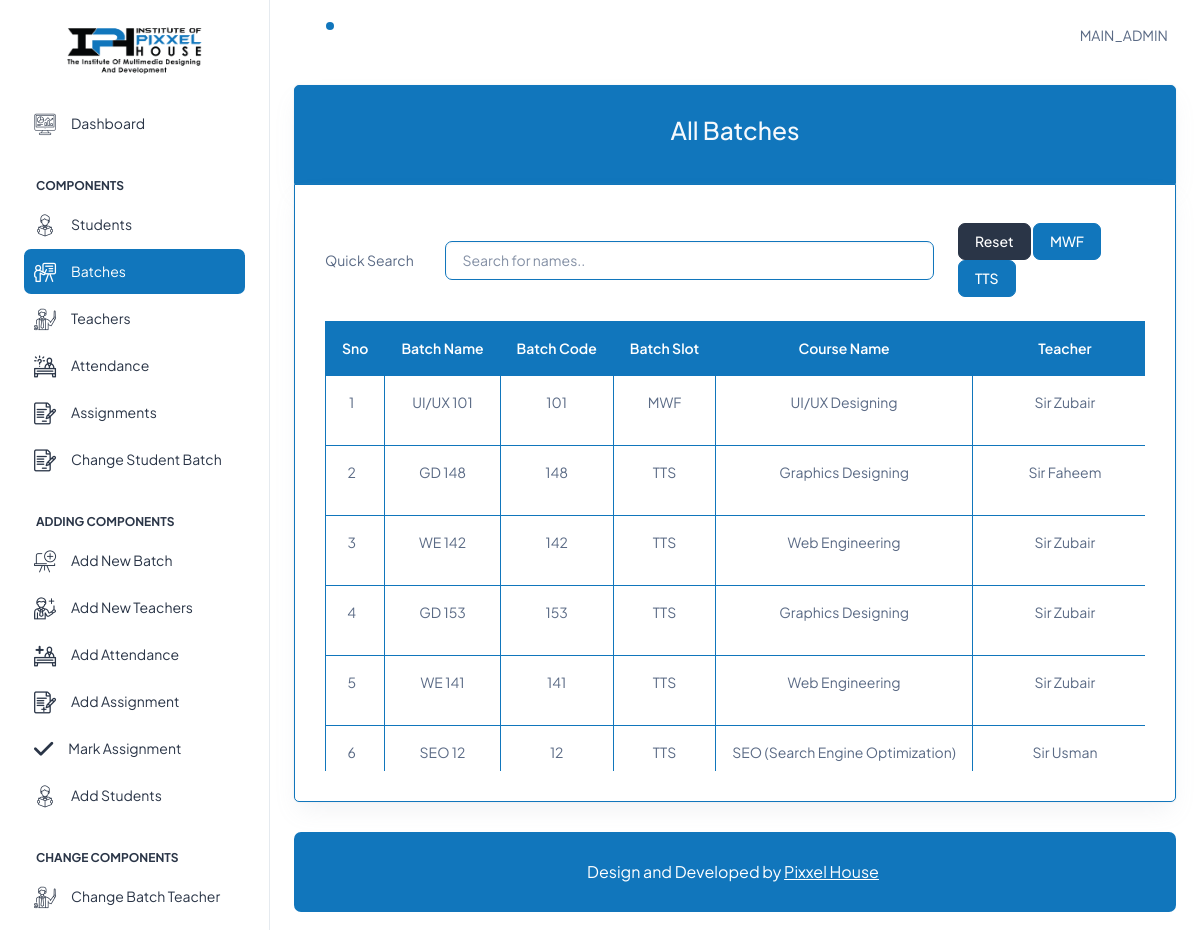
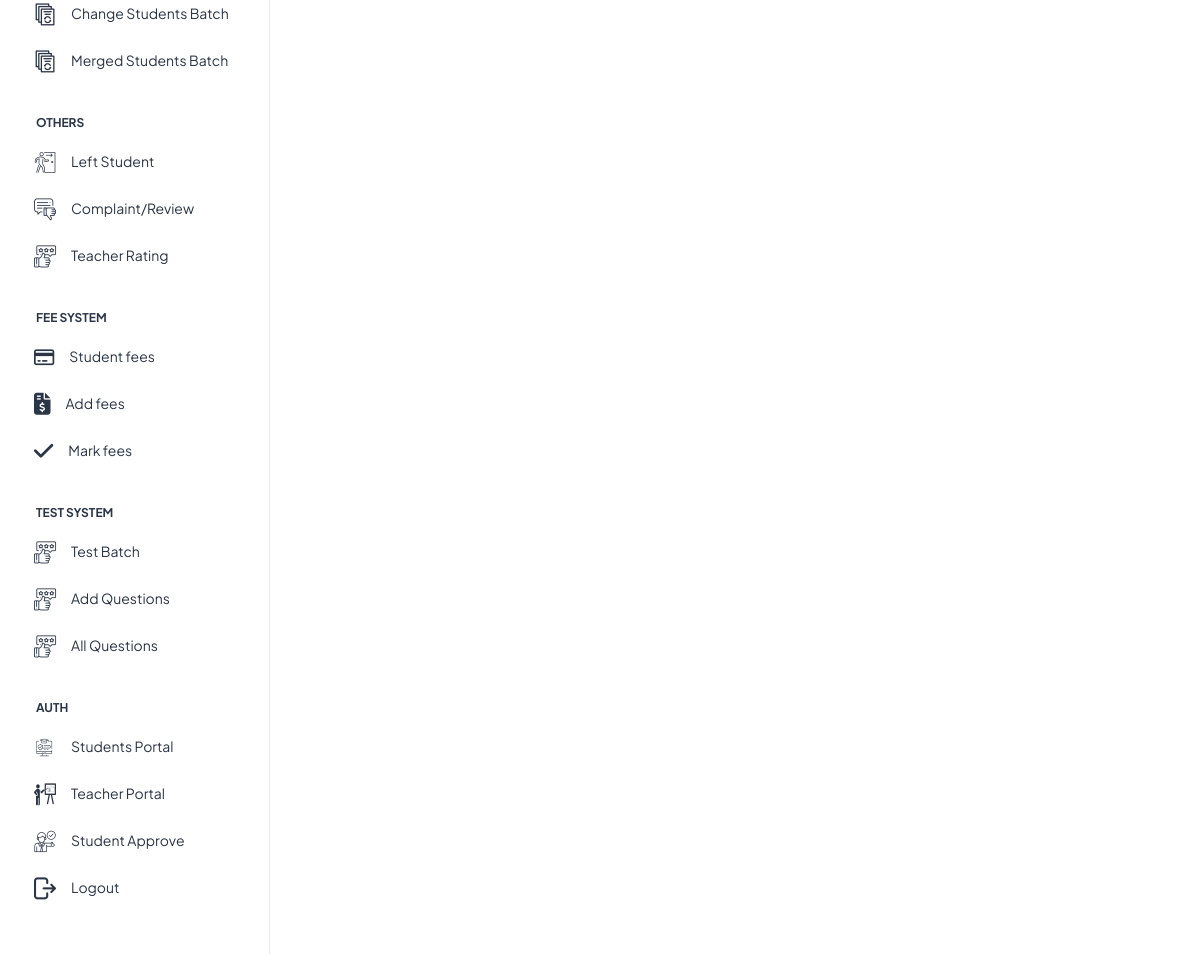
Screenshot of /admin_dashboard/batches.php (signed in) with the database file from the repository (2 pictures, top to bottom).
### tables this page shows
CREATE TABLE `main_admin` (
  `sno` int(11) NOT NULL,
  `user_name` varchar(255) NOT NULL,
  `email` varchar(255) NOT NULL,
  `password` varchar(255) NOT NULL,
  `image` varchar(500) NOT NULL
);

CREATE TABLE `batch` (
  `batch_id` int(11) NOT NULL,
  `batch_name` varchar(255) DEFAULT NULL,
  `batch_code` varchar(255) DEFAULT NULL,
  `batch_slot` varchar(255) DEFAULT NULL,
  `teacher` int(11) DEFAULT NULL,
  `time` varchar(200) NOT NULL,
  `course_id` int(11) NOT NULL,
  `course_duration` varchar(255) DEFAULT NULL,
  `lab_number` int(20) NOT NULL,
  `date_of_start` varchar(255) DEFAULT NULL,
  `date_of_end` varchar(255) DEFAULT NULL,
  `change_date` varchar(100) NOT NULL
);

CREATE TABLE `course` (
  `Id` int(11) NOT NULL,
  `course_name` varchar(255) NOT NULL,
  `course_duration` varchar(255) NOT NULL,
  `description` longtext NOT NULL,
  `course_thumbnail` varchar(1000) NOT NULL
);

CREATE TABLE `teacher` (
  `teacher_id` int(11) NOT NULL,
  `teacher_name` varchar(255) DEFAULT NULL,
  `teacher_email` varchar(255) DEFAULT NULL,
  `teacher_contact` varchar(255) DEFAULT NULL,
  `gender` varchar(10) NOT NULL,
  `cnic` varchar(255) DEFAULT NULL,
  `quli` varchar(255) DEFAULT NULL,
  `exper` varchar(255) DEFAULT NULL,
  `address` varchar(255) DEFAULT NULL,
  `portal_email` varchar(255) DEFAULT NULL,
  `portal_password` varchar(255) DEFAULT NULL,
  `teacher_image` varchar(500) NOT NULL
);

### functions/function.php (called while the page is built, shortened)
<?php
function get_table_data($tableName, $connection)
{
    $query = "SELECT * FROM $tableName";
    $result = mysqli_query($connection, $query);
    if ($result) {
        return $result;
    } else {
        echo "Error executing query: " . mysqli_error($connection);
    }
}
function get_table_data2($tableName, $connection, $columnName, $columnValue)
{
    $query = "SELECT * FROM $tableName WHERE `$columnName` = ?";
    $stmt = mysqli_prepare($connection, $query);
    mysqli_stmt_bind_param($stmt, "s", $columnValue);
    mysqli_stmt_execute($stmt);
    $result = mysqli_stmt_get_result($stmt);
    if ($result) {
        return $result;
    } else {
        echo "Error executing statement: " . mysqli_stmt_error($stmt);
        return false;
    }
}

### admin_dashboard/batches.php (the view, shortened to what this page needs)
<!doctype html>
<html lang="en">
<head>
  <?php include('include/links.php'); ?>
</head>
<body>
  <div class="page-wrapper" id="main-wrapper" data-layout="vertical" data-navbarbg="skin6" data-sidebartype="full" data-sidebar-position="fixed" data-header-position="fixed">
    <?php include('include/sidebar.php'); ?>
    <div class="body-wrapper">
      <header class="app-header">
        <?php include('include/navbar.php'); ?>
      </header>
      <div class="container-fluid">
        <div class="card bg-primary card-bottom-ph my-border-primary-1 my-border-top-1">
          <div class="card-body">
            <h3 class=" text-center text-light">All Batches</h3>
          </div>
        </div>
        <div class="card my-border-primary-1 my-border-bottom-1">
          <div class="card-body table-body">
            <div class="row mt-2">
              <div class="col-md-9 d-flex align-items-center">
                <label class="w-25">Quick Search</label>
                <input type="text" id="myInput" onkeyup="myFunction()" placeholder="Search for names.." title="Type in a name" class="form-control">
              </div>
              <div class="col-md-3">
                <a href="batches.php"><button type="reset" class="btn btn-dark">Reset</button></a>
                <a href="?slot=<?php echo 'mwf' ?>"><button type="reset" class="btn btn-primary">MWF</button></a>
                <a href="?slot=<?php echo 'tts' ?>"><button type="reset" class="btn btn-primary">TTS</button></a>
              </div>
            </div>
            <div class="table-responsive main-table mt-4 table-height-lg">
              <table id="myTable" class="teacher-table table-bordered table data-table text-nowrap text-center my-border-primary-1">
                <thead class="bg-primary text-white">
                  <th>Sno</th>
                  <th>Batch Name</th>
                  <th>Batch Code</th>
                  <th>Batch Slot</th>
                  <th>Course Name</th>
                  <th>Teacher</th>
                </thead>
                <?php
                if (isset($_GET['slot'])) {
                  $slot_get = $_GET['slot'];
                  if ($slot_get == 'tts') {
                    $show_batches = get_table_data2('batch', $con, 'batch_slot', 'TTS');
                  } elseif ($slot_get == 'mwf') {
                    $show_batches = get_table_data2('batch', $con, 'batch_slot', 'MWF');
                  }
                } else {
                  $show_batches = get_table_data('batch', $con);
                }
                while ($row = mysqli_fetch_assoc($show_batches)) {
                  $teacher = $row['teacher'];
                  $course_id = $row['course_id'];
                  $get_teacher_name = mysqli_fetch_assoc(get_table_data2('teacher', $con, 'teacher_id', $teacher));
                  $show_teacher_name = $get_teacher_name['teacher_name'];
                  $get_course_name = mysqli_fetch_assoc(get_table_data2('course', $con, 'Id', $course_id));
                  $show_course_name = $get_course_name['course_name'];
                ?>
                  <tr>
                    <td></td>
                    <td><?php echo $row['batch_name'] ?></td>
                    <td><?php echo $row['batch_code'] ?></td>
                    <td><?php echo $row['batch_slot'] ?></td>
                    <td><?php
                        echo $show_course_name;
                        ?></td>
                    <td><?php echo $show_teacher_name ?></td>
                  </tr>
                <?php
                }
                ?>
              </table>
            </div>
          </div>
        </div>
        <?php include('include/footer.php'); ?>
      </div>
    </div>
  </div>
</body>
</html>

### admin_dashboard/include/navbar.php (shortened to what this page needs)
<?php
include('include/connect.php');
if (isset($_SESSION['admin_login'])) {
  $admin_session = $_SESSION['admin_login'];
  $admin_details = get_table_data2('main_admin', $con, 'email', $admin_session);
  while ($admin = mysqli_fetch_assoc($admin_details)) {
    $user_name = $admin['user_name'];
  }
}
?>
<nav class="navbar navbar-expand-lg navbar-light apply_shadow-ph">
  <?php
  $circle_anim = '';
  ?>
  <ul class="navbar-nav notification-parent" data-admin-id='0' requestFetch='true'>
    <li class="nav-item">
      <a class="nav-link nav-icon-hover " id='not-bell' href="javascript:void(0)">
        <i class="ti ti-bell-ringing"></i>
        <div class="notification bg-primary rounded-circle  <?php echo $circle_anim; ?>" id="not-cir"></div>
      </a>
    </li>
  </ul>
  <div class="navbar-collapse justify-content-end px-0" id="navbarNav">
    <ul class="navbar-nav flex-row ms-auto align-items-center justify-content-end">
      <li class="nav-item dropdown">
        <a><?php echo strtoupper($user_name) ?></a>
      </li> &nbsp &nbsp
    </ul>
  </div>
</nav>

### rows the page displays
main_admin: user_name "MAIN_ADMIN"
batch: batch_name "UI/UX 101", batch_code "101", batch_slot "MWF", course.course_name "UI/UX Designing", teacher.teacher_name "Sir Zubair"
batch: batch_name "GD 148", batch_code "148", batch_slot "TTS", course.course_name "Graphics Designing", teacher.teacher_name "Sir Faheem"
batch: batch_name "WE 142", batch_code "142", batch_slot "TTS", course.course_name "Web Engineering", teacher.teacher_name "Sir Zubair"
batch: batch_name "GD 153", batch_code "153", batch_slot "TTS", course.course_name "Graphics Designing", teacher.teacher_name "Sir Zubair"
batch: batch_name "WE 141", batch_code "141", batch_slot "TTS", course.course_name "Web Engineering", teacher.teacher_name "Sir Zubair"
batch: batch_name "SEO 12", batch_code "12", batch_slot "TTS", course.course_name "SEO (Search Engine Optimization)", teacher.teacher_name "Sir Usman"
